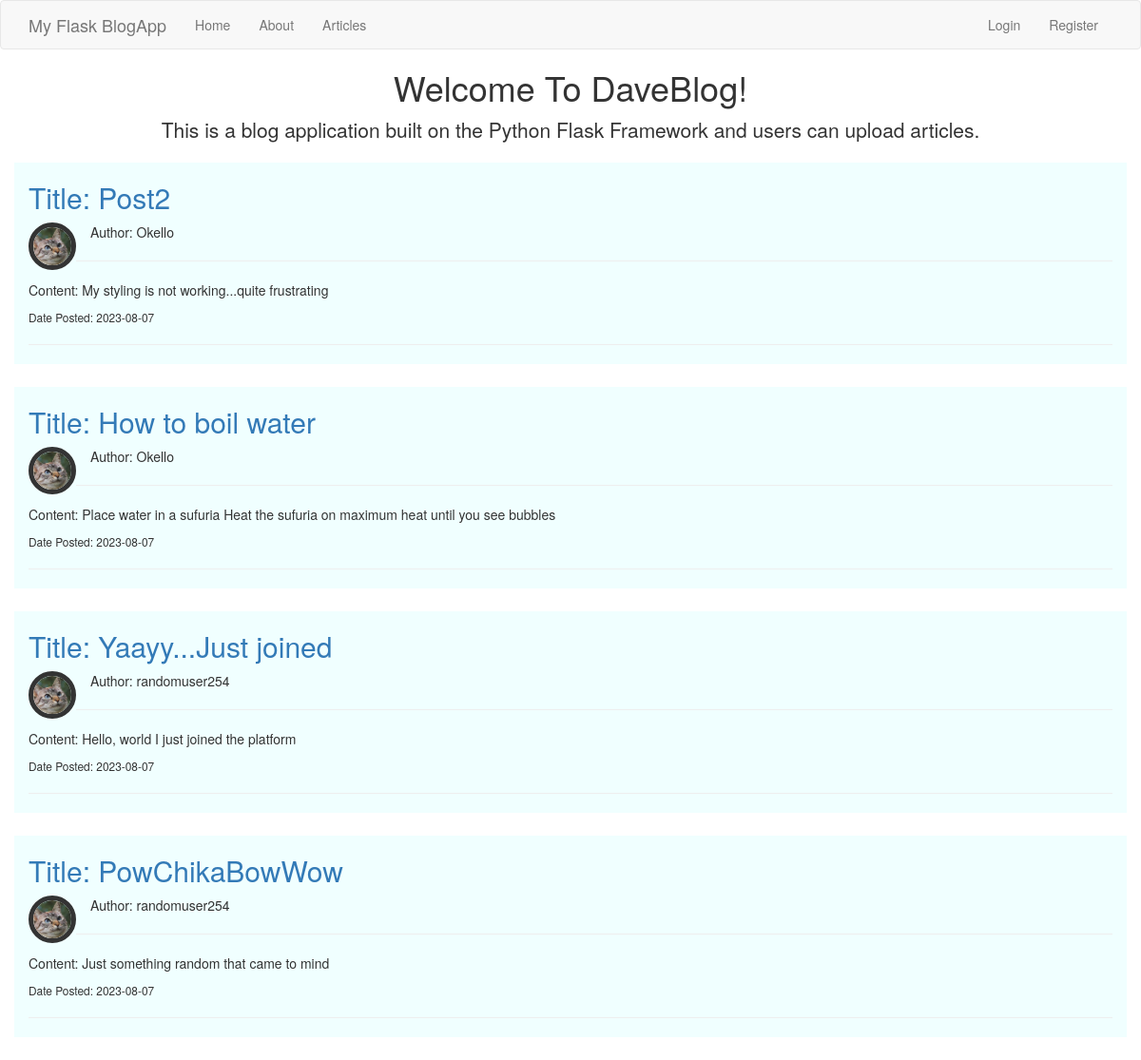
The page / on the database its author committed.
### app/models.py (models this page shows, shortened)
class Post(db.Model):
    id = db.Column(db.Integer, primary_key=True)
    title = db.Column(db.String(100), nullable=False)
    date_posted = db.Column(db.DateTime, nullable=False, default=datetime.utcnow)
    content = db.Column(db.Text, nullable=False)
    user_id = db.Column(db.Integer, db.ForeignKey('user.id'), nullable=False)

class User(db.Model, UserMixin):
    id = db.Column(db.Integer, primary_key=True)
    username = db.Column(db.String(30), unique=True, nullable=False)
    email = db.Column(db.String(120), unique=True, nullable=False)
    profile_picture = db.Column(db.String(20), nullable=False, default='default.jpg')
    password = db.Column(db.String(60), nullable=False)
    posts = db.relationship('Post', backref='author', lazy=True)

### app/routes.py (the view)
@app.route('/')
def hello_world():
    posts = Post.query.all()
    return render_template('index.html', posts=posts)

### app/templates/index.html (shortened to what this page needs)
{% extends 'base.html' %}
{% block head %}
<link rel="stylesheet" href="https://maxcdn.bootstrapcdn.com/bootstrap/3.3.7/css/bootstrap.min.css">
<link rel="stylesheet" href="{{ url_for('static', filename='home.css') }}">
{% endblock %}
{% block body %}
<div class="jumbtron text-center">
    <h1>Welcome To DaveBlog!</h1>
    <p class="lead"> This is a blog application built on the Python Flask Framework and users can upload articles.</p>
</div>
<div>
    {% for post in posts %}
    <div class="container" style="background-color:azure; border: 5px aquamarine;">
    <article class="media content-section">
        <a href="{{url_for('post_modify', post_id=post.id)}}">
            <h2>Title: {{post.title}}</h2>
        </a>
        <div>
            <img src=" {{ url_for('static', filename='profile_pics/' + post.author.profile_picture) }} "
                alt="Profile Pic" style="float:left; width:50px; height:50px; border-radius: 50%; object-fit: cover; margin: 0 auto; display: block; border: 5px solid #333;">
            <span style="vertical-align:bottom; padding:15px; text-align: center; ">Author: {{post.author.username}}</span>
            <hr>
        </div>
        <div>
            <p>Content: {{post.content}}</p>
        </div>
        <small><p>Date Posted: {{post.date_posted.strftime('%Y-%m-%d')}}</p></small>
        <hr>
    </article>
</div>
<div class="container5"></div>
    {% endfor %}
</div>
{% endblock %}

### app/templates/base.html (shortened to what this page needs)
<!DOCTYPE html>
<html lang="en">
<head>
    <link rel="stylesheet" href="https://maxcdn.bootstrapcdn.com/bootstrap/3.3.7/css/bootstrap.min.css">
    {% block head%}{% endblock%}
</head>
<body>
    {% include 'includes/_navbar.html' %}
    <div class=""container>
        {% block body%}{% endblock%}
    </div>
</body>
</html>

### app/templates/includes/_navbar.html (shortened to what this page needs)
<nav class="navbar navbar-default">
    <div class="container">
      <div class="navbar-header">
        <a class="navbar-brand" href="#">My Flask BlogApp</a>
      </div>
      <div id="navbar" class="collapse navbar-collapse">
        <ul class="nav navbar-nav">
          <li><a href={{url_for('hello_world')}} >Home</a></li>
          <li><a href="{{url_for('about')}}">About</a></li>
          <li><a href="{{url_for('articles')}}">Articles</a></li>
        </ul>
        <ul class="nav navbar-nav navbar-right">
          {% if current_user.is_authenticated %}
          <li><a href={{url_for('new_post')}} >New Post</a></li>
            <li><a href={{url_for('profile')}} >Profile</a></li>
            <li><a href={{url_for('logout')}} >Logout</a></li>
          {% else %}
            <li><a href={{url_for('login')}} >Login</a></li>
            <li><a href="{{url_for('register')}}">Register</a></li>
          {% endif %}
        </ul>
      </div>
    </div>
  </nav>

### app/static/home.css (style rules this page uses)
.container5 { padding: 12px; background-color: white; }

### rows shown on the page
Post: title "Post2", profile_picture (placeholder picture), author.username "Okello", content "My styling is not working...quite frustrating", date_posted "2023-08-07"
Post: title "How to boil water", profile_picture (placeholder picture), author.username "Okello", content "Place water in a sufuria Heat the sufuria on maximum heat until you see bubbles", date_posted "2023-08-07"
Post: title "Yaayy...Just joined", profile_picture (placeholder picture), author.username "randomuser254", content "Hello, world I just joined the platform", date_posted "2023-08-07"
Post: title "PowChikaBowWow", profile_picture (placeholder picture), author.username "randomuser254", content "Just something random that came to mind", date_posted "2023-08-07"
